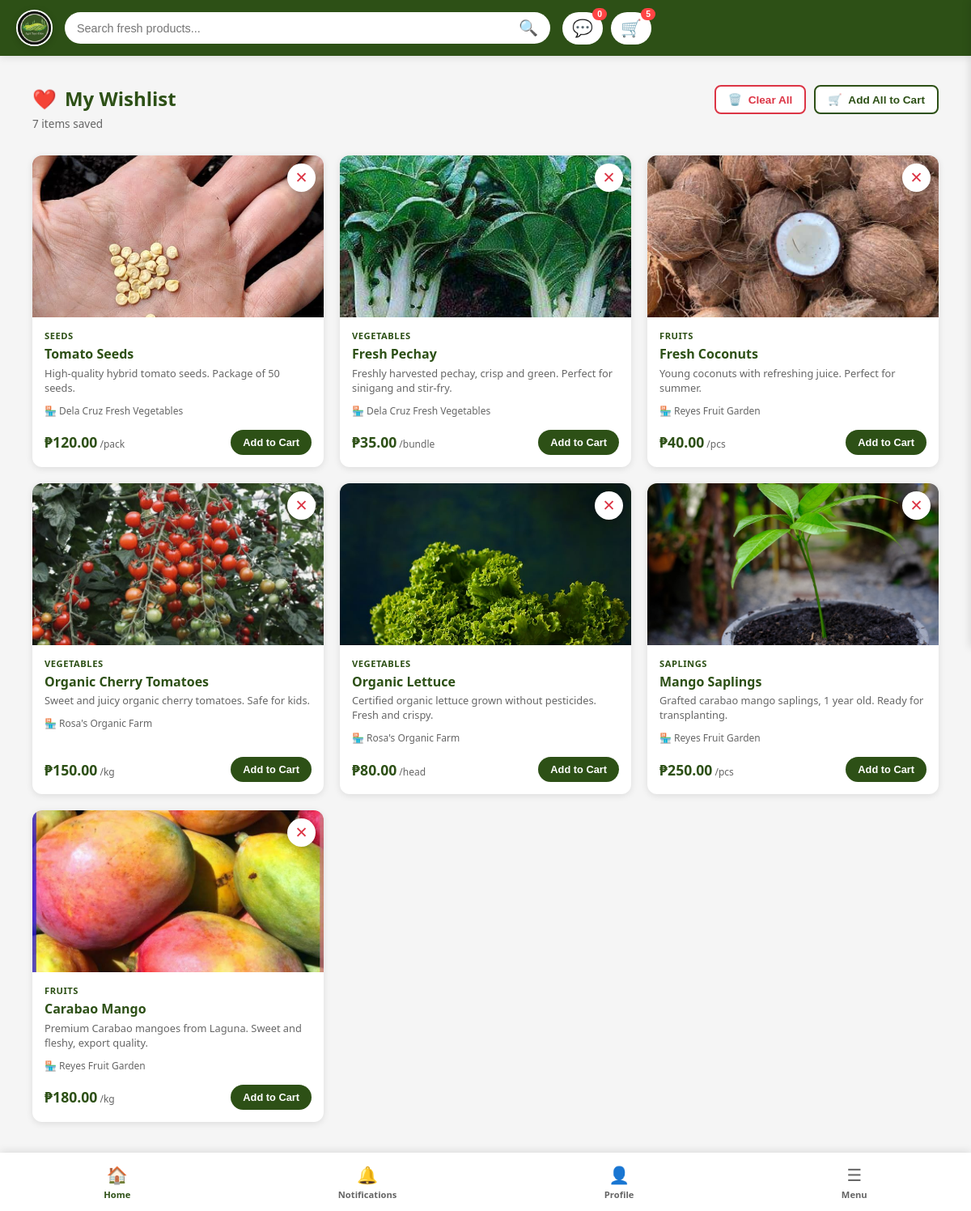
/public/marketplace/wishlist (signed in), run on an earlier commit of the app's database.
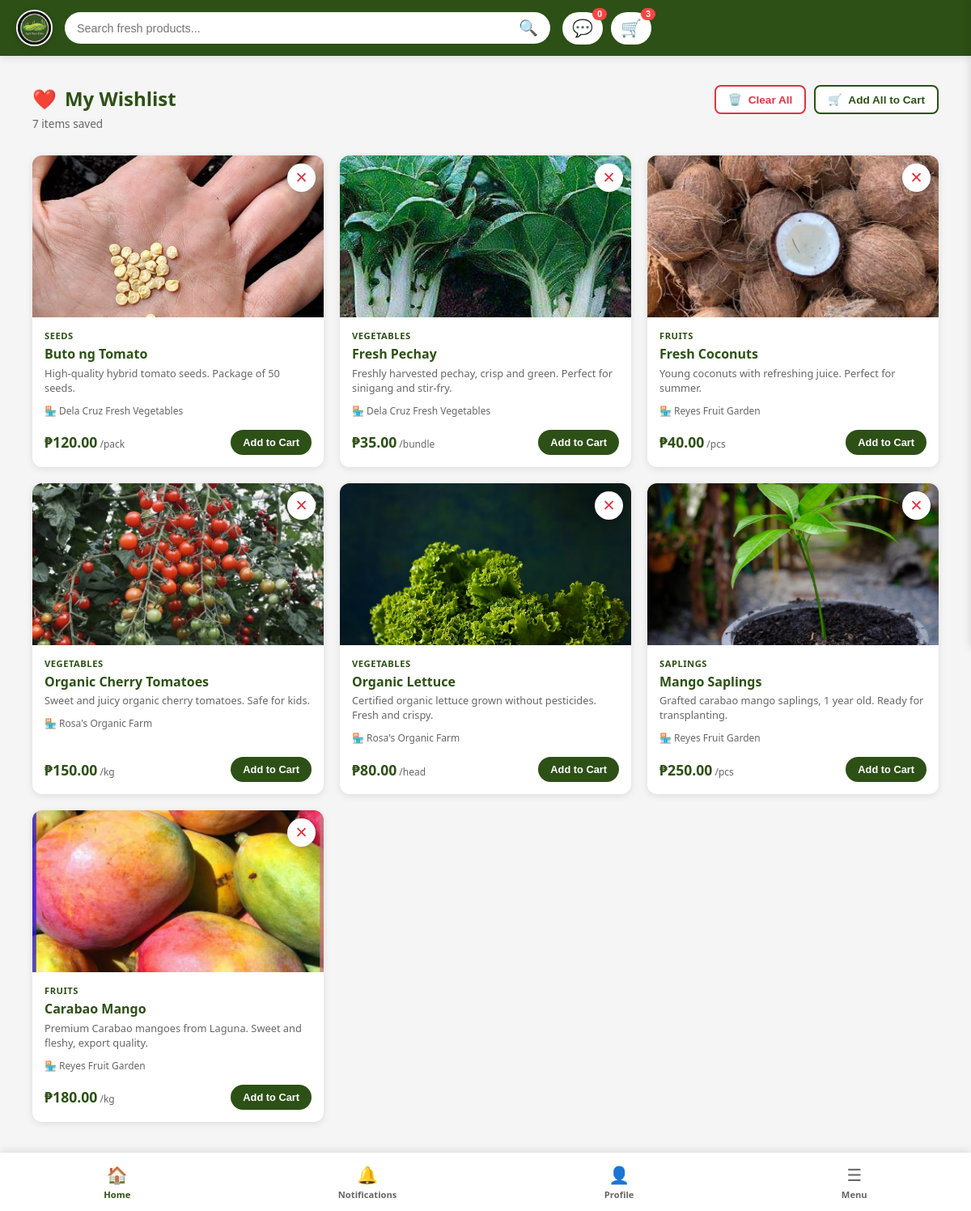
And on a later commit of the database.
### tables this page shows
CREATE TABLE `wishlist` (
  `wishlistID` int(11) NOT NULL,
  `buyerID` int(11) NOT NULL,
  `productID` int(11) NOT NULL,
  `added_at` timestamp NOT NULL DEFAULT current_timestamp()
);

CREATE TABLE `product_images` (
  `imageID` int(11) NOT NULL,
  `productID` int(11) NOT NULL,
  `image_path` varchar(500) NOT NULL,
  `is_main` tinyint(1) DEFAULT 0,
  `image_order` tinyint(1) DEFAULT 1,
  `file_size_kb` int(11) DEFAULT NULL,
  `uploaded_at` timestamp NOT NULL DEFAULT current_timestamp()
);

CREATE TABLE `categories` (
  `categoryID` int(11) NOT NULL,
  `category` varchar(100) NOT NULL,
  `image_url` varchar(500) DEFAULT NULL
);

CREATE TABLE `products` (
  `productID` int(11) NOT NULL,
  `shopID` int(11) DEFAULT NULL,
  `sellerID` int(11) NOT NULL,
  `categoryID` int(11) NOT NULL,
  `product_name` varchar(100) NOT NULL,
  `description` text DEFAULT NULL,
  `price` decimal(10,2) NOT NULL,
  `stock_quantity` int(11) NOT NULL DEFAULT 0,
  `reserved_quantity` int(11) DEFAULT 0,
  `low_stock_threshold` int(11) DEFAULT 5,
  `unit` varchar(50) DEFAULT NULL,
  `is_available` tinyint(1) DEFAULT 1,
  `created_at` timestamp NOT NULL DEFAULT current_timestamp(),
  `updated_at` timestamp NOT NULL DEFAULT current_timestamp() ON UPDATE current_timestamp()
);

CREATE TABLE `shops` (
  `shopID` int(11) NOT NULL,
  `sellerID` int(11) NOT NULL,
  `shop_name` varchar(255) NOT NULL,
  `shop_slug` varchar(255) NOT NULL,
  `shop_description` text DEFAULT NULL,
  `shop_logo` varchar(500) DEFAULT NULL,
  `shop_banner` varchar(500) DEFAULT NULL,
  `farm_location` text DEFAULT NULL,
  `business_hours` varchar(255) DEFAULT NULL,
  `contact_number` varchar(20) DEFAULT NULL,
  `rating` decimal(3,2) DEFAULT 0.00,
  `total_products` int(11) DEFAULT 0,
  `total_orders` int(11) DEFAULT 0,
  `total_reviews` int(11) DEFAULT 0,
  `balance` decimal(10,2) DEFAULT 0.00,
  `total_earned` decimal(10,2) DEFAULT 0.00,
  `total_withdrawn` decimal(10,2) DEFAULT 0.00,
  `atm_card_number` varchar(50) DEFAULT NULL,
  `atm_card_issued_at` timestamp NULL DEFAULT NULL,
  `is_verified` tinyint(1) DEFAULT 0,
  `is_active` tinyint(1) DEFAULT 1,
  `created_at` timestamp NOT NULL DEFAULT current_timestamp(),
  `updated_at` timestamp NOT NULL DEFAULT current_timestamp() ON UPDATE current_timestamp()
);

### app/views/profile/buyer/wishlists.php (the view, shortened to what the rows shown need)
<?php
$userId = $_SESSION['user_id'];
$db = new Database();
$conn = $db->connect();
$sql = "
    SELECT
        w.wishlistID,
        w.productID,
        w.added_at,
        p.product_name,
        p.description,
        p.price,
        p.unit,
        p.stock_quantity,
        p.reserved_quantity,
        p.is_available,
        p.shopID,
        c.category AS category_name,
        s.shop_name,
        s.shop_slug,
        pi.image_path AS primary_image
    FROM wishlist w
    INNER JOIN products p ON w.productID = p.productID
    INNER JOIN categories c ON p.categoryID = c.categoryID
    INNER JOIN shops s ON p.shopID = s.shopID
    LEFT JOIN product_images pi ON p.productID = pi.productID AND pi.image_order = 0
    WHERE w.buyerID = :buyerId
    ORDER BY w.added_at DESC
";
try {
    $stmt = $conn->prepare($sql);
    $stmt->bindParam(':buyerId', $userId, PDO::PARAM_INT);
    $stmt->execute();
    $wishlistItems = $stmt->fetchAll(PDO::FETCH_ASSOC);
} catch (PDOException $e) {
    error_log("Error fetching wishlist: " . $e->getMessage());
    $wishlistItems = [];
}
?>
<!DOCTYPE html>
<html lang="en">
<head>
    <link rel="stylesheet" href="<?php echo BASE_URL; ?>css/responsive.css">
    <link rel="stylesheet" href="<?php echo BASE_URL; ?>css/marketplace/marketplace.css">
    <link rel="stylesheet" href="<?php echo BASE_URL; ?>css/marketplace/wishlist.css">
</head>
<body>
    <main class="main-content">
        <div class="wishlist-container">
            <div class="wishlist-header">
                <div class="header-content">
                    <h1 class="page-title">
                        <span class="title-icon">❤️</span>
                        My Wishlist
                    </h1>
                </div>
            </div>
            <?php if (count($wishlistItems) > 0): ?>
                <div class="wishlist-grid" id="wishlistGrid">
                    <?php foreach ($wishlistItems as $item):
                        $availableStock = max(0, $item['stock_quantity'] - ($item['reserved_quantity'] ?? 0));
                        $isAvailable = $item['is_available'] && $availableStock > 0;
                    ?>
                        <div class="wishlist-card"
                             data-wishlist-id="<?php echo (int)$item['wishlistID']; ?>"
                             data-product-id="<?php echo (int)$item['productID']; ?>">
                            <div class="wishlist-image">
                                <img src="<?php echo htmlspecialchars($item['primary_image'] ?: BASE_URL . 'images/default-product.jpg'); ?>"
                                     alt="<?php echo htmlspecialchars($item['product_name']); ?>"
                                     loading="lazy">
                                <button class="remove-btn"
                                        title="Remove from wishlist"
                                        aria-label="Remove from wishlist"
                                        data-action="remove">
                                    ✕
                                </button>
                            </div>
                            <div class="wishlist-info">
                                <div class="product-category">
                                    <?php echo htmlspecialchars($item['category_name']); ?>
                                </div>
                                <h3 class="wishlist-product-name">
                                    <?php echo htmlspecialchars($item['product_name']); ?>
                                </h3>
                                <p class="wishlist-description">
                                    <?php echo htmlspecialchars(substr($item['description'] ?? '', 0, 100)); ?>
                                </p>
                                <div class="wishlist-shop-info">
                                    🏪 <?php echo htmlspecialchars($item['shop_name']); ?>
                                </div>
                                <div class="wishlist-footer">
                                    <div class="price-section">
                                        <span class="wishlist-price">₱<?php echo number_format($item['price'], 2); ?></span>
                                        <span class="price-unit">/<?php echo htmlspecialchars($item['unit']); ?></span>
                                    </div>
                                    <?php if ($isAvailable): ?>
                                        <button class="wishlist-add-cart-btn"
                                                data-action="add-to-cart">
                                            Add to Cart
                                        </button>
                                    <?php else: ?>
                                        <button class="wishlist-add-cart-btn disabled" disabled>
                                            Unavailable
                                        </button>
                                    <?php endif; ?>
                                </div>
                            </div>
                        </div>
                    <?php endforeach; ?>
                </div>
            <?php endif; ?>
        </div>
    </main>
    <?php include BASE_PATH . '/app/views/marketplace/marketnav.php'; ?>
</body>
</html>

What changed in the data, as far as the page shows it:
changed through a linked row, wishlist "High-quality hybrid tomato seeds. Package of 50 seeds.": productID.product_name "Tomato Seeds" → "Buto ng Tomato"
Also different on the page:
$cartCount: "5" → "3"
